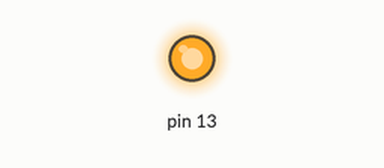
A sketch run on a simulated Arduino Uno, built with avr-gcc and run on an emulated ATmega328P. Shown: output pins drawn as LEDs (lit = HIGH).

Above: at 0.15 s.
At 7.3 s:
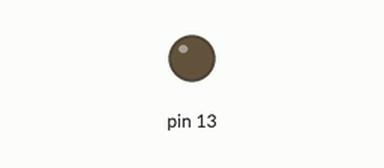
Timing chart, 0 to 10.1 s (numbered marks = the images above):
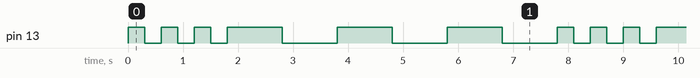

Measured:
- by itself, pin 13: repeats every 7.8 s: 2 × (LOW 0.30 s, HIGH 0.30 s), LOW 0.30 s, 3 × (HIGH 1.0 s, LOW 1.0 s), HIGH 0.30 s
- by itself, everything shown: repeats every 7.8 s, in 12 steps

The sketch:

blink.ino
```cpp
// the setup function runs once when you press reset or power the board
void setup() {
  // initialize digital pin LED_BUILTIN as an output.
  pinMode(13, OUTPUT);
}

// the loop function runs over and over again forever
void loop() {
  blinkkkk(300, 13, HIGH);
  blinkkkk(300, 13, LOW);
  blinkkkk(300, 13, HIGH);
  blinkkkk(300, 13, LOW);
  blinkkkk(300, 13, HIGH);
  blinkkkk(300, 13, LOW);
  blinkkkk(1000, 13, HIGH);
  blinkkkk(1000, 13, LOW);
  blinkkkk(1000, 13, HIGH);
  blinkkkk(1000, 13, LOW);
  blinkkkk(1000, 13, HIGH);
  blinkkkk(1000, 13, LOW);
}


void blinkkkk(int bounce, int pin, int level) {
  digitalWrite(pin, level);   // turn the LED on (HIGH is the voltage level)
  delay(bounce);
}
```
